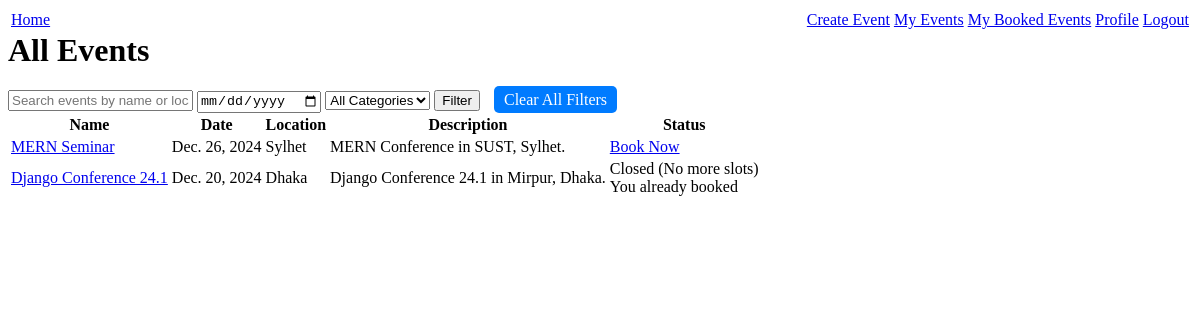
The app's page / (signed in) with its own data.
### events/models.py (models this page shows, shortened)
class Event(models.Model):
    CATEGORY_CHOICES = [
        ("conference", "Conference"),
        ("concert", "Concert"),
        ("workshop", "Workshop"),
        ("seminar", "Seminar"),
        ("others", "Others"),
    ]
    name = models.CharField(max_length=100)
    date = models.DateField()
    location = models.CharField(max_length=100)
    description = models.TextField()
    user = models.ForeignKey(User, on_delete=models.CASCADE)
    category = models.CharField(max_length=20, choices=CATEGORY_CHOICES, default="")
    capacity = models.PositiveIntegerField(default=0)
    def is_fully_booked(self):
        return self.bookings.count() >= self.capacity

### events/views.py (the view)
# urls.py: path("", views.home, name="home"),
def home(request):
    query = request.GET.get("q", "")
    category = request.GET.get("category", "")
    selected_date = request.GET.get("date", "")
    events = Event.objects.all().order_by("-date")
    if query:
        events = events.filter(Q(name__icontains=query) | Q(location__icontains=query))
    if category:
        events = events.filter(category=category)
    if selected_date:
        events = events.filter(date=selected_date)
    booked_events = []
    if request.user.is_authenticated:
        booked_events = Booking.objects.filter(user=request.user).values_list(
            "event_id", flat=True
        )
    categories = [
        {"code": code, "label": label, "is_selected": (code == category)}
        for code, label in Event.CATEGORY_CHOICES
    ]
    context = {
        "events": events,
        "booked_events": booked_events,
        "query": query,
        "selected_category": category,
        "selected_date": selected_date,
        "categories": categories,
    }
    return render(request, "events/home.html", context)

### events/templates/events/home.html (shortened to what this page needs)
{% extends "base.html" %}
{% block content %}
<h1>All Events</h1>
<form method="get" action="{% url 'home' %}">
    <input type="text" name="q" value="{{ query }}" placeholder="Search events by name or location">
    <input type="date" name="date" value="{{ selected_date }}" placeholder="Select a date">
    <select name="category">
        <option value="">All Categories</option>
    </select>
    <button type="submit">Filter</button>
    <a href="{% url 'home' %}" class="clear-filters-btn">Clear All Filters</a>
</form>
{% if events %}
<table>
    <thead>
        <tr>
            <th>Name</th>
            <th>Date</th>
            <th>Location</th>
            <th>Description</th>
            <th>Status</th>
        </tr>
    </thead>
    <tbody>
        {% for event in events %}
        <tr>
            <td><a href="{% url 'event_detail' event.id %}">{{ event.name }}</a></td>
            <td>{{ event.date }}</td>
            <td>{{ event.location }}</td>
            <td>{{ event.description|truncatewords:10 }}</td>
            <td>
                {% if event.is_fully_booked %}
                    <span>Closed (No more slots)</span>
                    {% if user.is_authenticated and event.id in booked_events %}
                    <br><span>You already booked</span>
                    {% endif %}
                {% elif user.is_authenticated %}
                    {% if event.id in booked_events %}
                    <span>Booked</span>
                    {% else %}
                    <a href="{% url 'book_event' event.id %}">Book Now</a>
                    {% endif %}
                {% else %}
                <a href="{% url 'login' %}?next={% url 'book_event' event.id %}">Log in to book</a>
                {% endif %}
            </td>
        </tr>
        {% endfor %}
    </tbody>
</table>
{% else %}
<p>No events available at the moment.</p>
{% endif %}
{% endblock %}

### events/static/css/styles.css (style rules this page uses)
.clear-filters-btn { margin-left: 10px; padding: 5px 10px; text-decoration: none; color: white; background-color: #007bff; border: none; border-radius: 5px; }

### records on screen
Event: name "MERN Seminar", date "Dec. 26, 2024", location "Sylhet", description "MERN Conference in SUST, Sylhet.", capacity "Book Now"
Event: name "Django Conference 24.1", date "Dec. 20, 2024", location "Dhaka", description "Django Conference 24.1 in Mirpur, Dhaka.", capacity "Closed (No more slots)"
